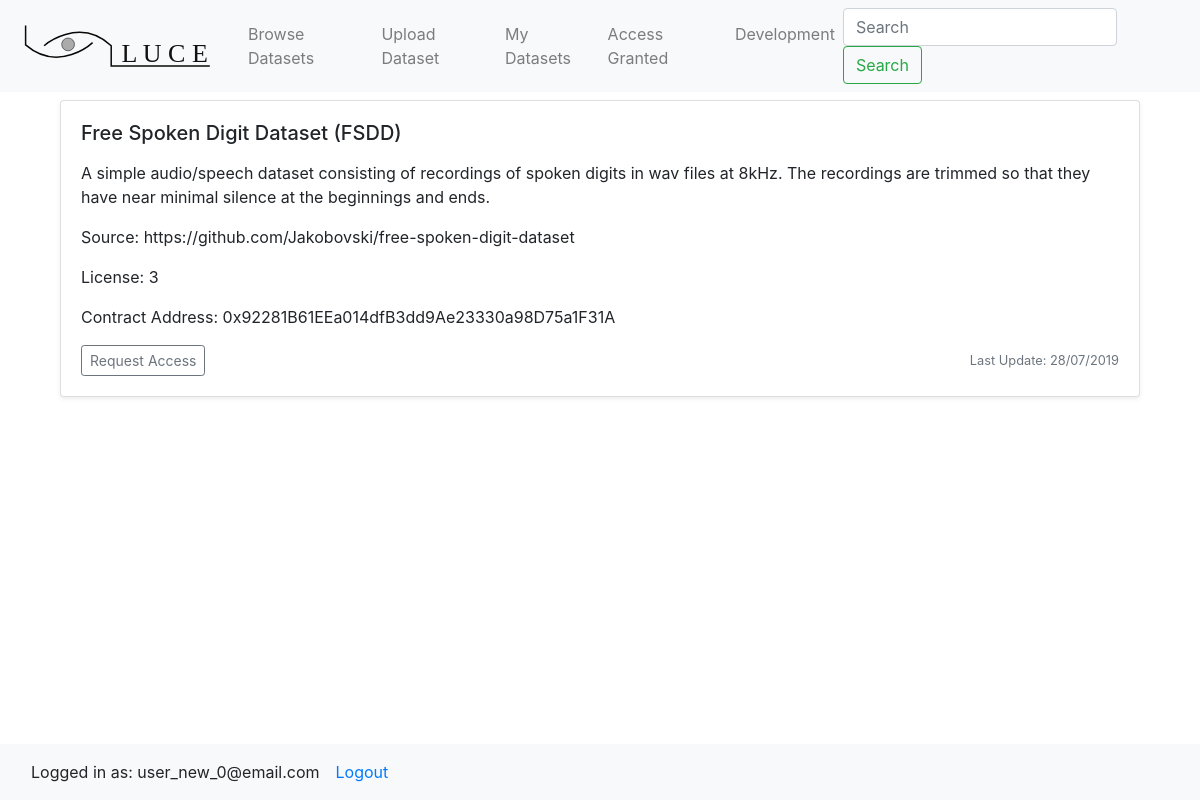
Page /data/1/ (signed in) on the committed database.
### datastore/models.py (models this page shows, shortened)
class Dataset(models.Model):
    title           = models.CharField(max_length=120)
    description     = models.TextField(null=True, blank=True)
    license         = models.IntegerField() # encoded as integer
    file            = models.FileField(upload_to='files/', blank=True, null=True)
    owner           = models.CharField(max_length=120) # owner username/email
    owner_address   = models.CharField(max_length=180) # msg.sender
    contract_address= models.CharField(max_length=180) # address of smart contract
    published       = models.BooleanField(default = False)
    access_granted  = models.ManyToManyField(User, related_name='datasets_accessible')
    created_by      = models.ForeignKey(User, default=1, null=True, on_delete=models.SET_NULL, related_name='datasets_owned')
    timestamp       = models.DateTimeField(auto_now_add=True)
    updated         = models.DateTimeField(auto_now=True)
    objects         = DatasetManager()
    def get_request_access_url(self):
        return f"/data/{self.pk}/request"
    class Meta:
        ordering = ['-updated', '-timestamp']

### accounts/models.py (models this page shows, shortened)
class User(AbstractBaseUser):
    email = models.EmailField(
        verbose_name='email address',
        max_length=255,
        unique=True,
    )
    ethereum_private_key = models.CharField(max_length=255, blank=True, null=True)
    ethereum_public_key = models.CharField(max_length=255, blank=True, null=True)
    contract_address = models.CharField(max_length=255, blank=True, null = True)
    first_name 	= 	models.CharField(max_length=255, blank=True, null=True)
    last_name 	= 	models.CharField(max_length=255, blank=True, null=True)
    is_approved =  models.BooleanField(default=True, null=True, blank=True) # True for now while developing..
    user_type = models.IntegerField(default=0)
    active = models.BooleanField(default=True)
    staff = models.BooleanField(default=False) # a admin user; non super-user
    admin = models.BooleanField(default=False) # a superuser
    USERNAME_FIELD = 'email'
    REQUIRED_FIELDS = ['first_name', 'last_name', 'ethereum_public_key', 'ethereum_private_key']
    objects = UserManager()
    def __str__(self):
        return self.email
    @property
    def is_active(self):
        return self.active

### datastore/views.py (the view)
# urls.py: path('data/<int:dataset_id>/', detail_view),
def detail_view(request, dataset_id):
    obj = get_object_or_404(Dataset, id=dataset_id)
    context = {"dataset": obj,
                "user": request.user}
    template = 'data/detail.html'
    return render(request, template, context)

### datastore/managers.py (called while the page is built)
    def get_queryset(self):
        return DatasetQuerySet(self.model, using=self._db)

### datastore/templates/data/detail.html (shortened to what this page needs)
{% extends "base.html" %}
{% block content %}
<div class='container'>
			<div class="col my-2">
			    <div class="card shadow-sm">
			      <div class="card-body">
			        <h5 class="card-title"> {{ dataset.title }} </h5>
			        <p class="card-text"> {{ dataset.description|linebreaks }} </p>
			        <p class="card-text"> License: {{ dataset.license }} </p>
					{% if user.is_authenticated %}
					{% if not user == dataset.created_by %}
			        {% if dataset.published %}
				        <p class="card-text"> Contract Address: {{ dataset.contract_address }} </p>
			   		{% endif %}
			   		{% if user not in dataset.access_granted.all %}
			              <div class="d-flex justify-content-between align-items-center">
			                <div class="btn-group">
			                  <button type="button" class="btn btn-sm btn-outline-secondary" onclick="window.location.href=' {{ dataset.get_request_access_url }} '">Request Access</button>
			                </div>
			                <small class="text-muted"> Last Update: {{ dataset.updated|date:"d/m/Y" }}</small>
			              </div>
			        {% endif %}
					{% endif %}
					{% endif %}
			      </div>
			    </div>
			  </div>
</div>
{% endblock %}

### lucehome/templates/base.html (shortened to what this page needs)
<!doctype html>
<html lang="en">
  <head>
        <link rel="stylesheet" href="https://stackpath.bootstrapcdn.com/bootstrap/4.3.1/css/bootstrap.min.css">
  </head>
  <body>
        {% include 'navbar.html' %}
                <div class='container-fluid pb-5'>
                    {% block content %}{% endblock %}
                </div>
        <nav class="navbar fixed-bottom navbar-light bg-light">
            {% if user.is_authenticated %}
                <a class="col-auto pr-0 mr-0 navbar-text">Logged in as: {{ user }}</a>
                <a class="col nav-item nav-link" href="/logout">Logout</a>
            {% else %}
                <a class=" col-auto navbar-text" href="/login">Not logged in</a>
            {% endif %}
        </nav>
  </body>
</html>

### rows in the picture
Dataset: title "Free Spoken Digit Dataset (FSDD)", description "A simple audio/speech dataset consisting of recordings of spoken digits in wav files at 8kHz. The recordings are trimmed so that they have near minimal silence at the beginnings and ends. Source: https://github.com/Jakobovski/free-spoken-digit-dataset", license "3", contract_address "0x92281B61EEa014dfB3dd9Ae23330a98D75a1F31A", updated "28/07/2019"
User: email "user_new_0@email.com"
